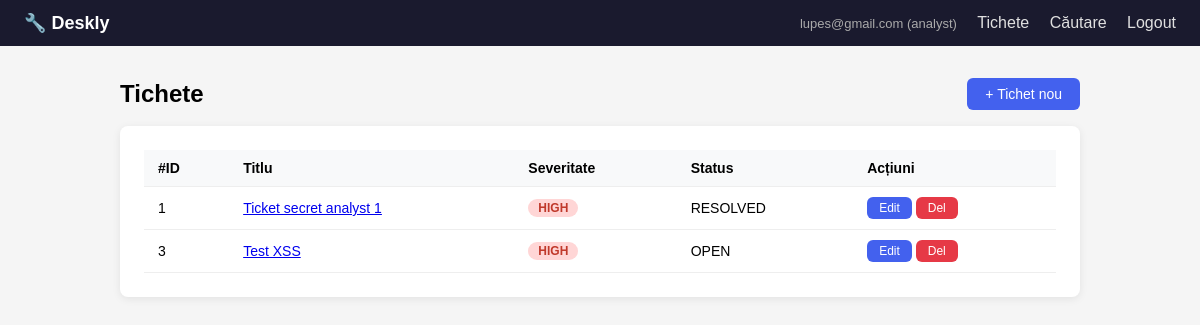
The app's page /tickets (signed in) with its own data.
### app/models.py (models this page shows)
class User(UserMixin, db.Model):
    __tablename__ = "users"
    id = db.Column(db.String(36), primary_key=True, default=gen_uuid)
    email = db.Column(db.String(254), unique=True, nullable=False)
    password = db.Column(db.Text, nullable=False)
    role = db.Column(db.String(20), nullable=False, default="analyst")
    created_at = db.Column(db.DateTime, default=datetime.utcnow)
    tickets = db.relationship("Ticket", backref="owner", lazy=True)

class Ticket(db.Model):
    __tablename__ = "tickets"
    id = db.Column(db.Integer, primary_key=True, autoincrement=True)  # INTEGER sequential - mai usor pentru IDOR
    title = db.Column(db.String(200), nullable=False)
    description = db.Column(db.Text, nullable=False)
    severity = db.Column(db.String(10), nullable=False, default="LOW")
    status = db.Column(db.String(20), nullable=False, default="OPEN")
    owner_id = db.Column(db.String(36), db.ForeignKey("users.id"), nullable=False)
    created_at = db.Column(db.DateTime, default=datetime.utcnow)
    updated_at = db.Column(db.DateTime, default=datetime.utcnow, onupdate=datetime.utcnow)

### app/tickets.py (the view)
@tickets_bp.route("/tickets")
@login_required
def list_tickets():
    if current_user.role == "manager":
        tickets = Ticket.query.all()
    else:
        tickets = Ticket.query.filter_by(owner_id=current_user.id).all()
    return render_template("tickets/list.html", tickets=tickets)

### app/__init__.py (called while the page is built)
@login_manager.user_loader
def load_user(user_id):
    return User.query.get(user_id)

### app/templates/tickets/list.html (shortened to what this page needs)
{% extends "base.html" %}
{% block content %}
<div style="display:flex; justify-content:space-between; align-items:center; margin-bottom:16px;">
    <h2 style="margin:0;">Tichete</h2>
    <a href="{{ url_for('tickets.create_ticket') }}" class="btn btn-primary">+ Tichet nou</a>
</div>
<div class="card">
    {% if tickets %}
    <table>
        <thead>
            <tr>
                <th>#ID</th>
                <th>Titlu</th>
                <th>Severitate</th>
                <th>Status</th>
                <th>Acțiuni</th>
            </tr>
        </thead>
        <tbody>
            {% for t in tickets %}
            <tr>
                <td>{{ t.id }}</td>
                <td><a href="{{ url_for('tickets.view_ticket', ticket_id=t.id) }}">{{ t.title }}</a></td>
                <td>
                    <span class="badge badge-{{ t.severity|lower }}">{{ t.severity }}</span>
                </td>
                <td>{{ t.status }}</td>
                <td>
                    <a href="{{ url_for('tickets.edit_ticket', ticket_id=t.id) }}" class="btn btn-sm btn-primary">Edit</a>
                    <form method="POST" action="{{ url_for('tickets.delete_ticket', ticket_id=t.id) }}" style="display:inline;">
                        <button type="submit" class="btn btn-sm btn-danger" onclick="return confirm('Stergi?')">Del</button>
                    </form>
                </td>
            </tr>
            {% endfor %}
        </tbody>
    </table>
    {% else %}
    <p style="color:#888;">Nu există tichete.</p>
    {% endif %}
</div>
{% endblock %}

### app/templates/base.html (shortened to what this page needs)
<!DOCTYPE html>
<html lang="ro">
<head>
</head>
<body>
<nav>
    <span style="font-weight:700; font-size:18px;">🔧 Deskly</span>
    <div>
        {% if current_user.is_authenticated %}
            <span style="font-size:13px; color:#aaa;">{{ current_user.email }} ({{ current_user.role }})</span>
            <a href="{{ url_for('tickets.list_tickets') }}">Tichete</a>
            <a href="{{ url_for('tickets.search_tickets') }}">Căutare</a>
            <a href="{{ url_for('auth.logout') }}">Logout</a>
        {% else %}
            <a href="{{ url_for('auth.login') }}">Login</a>
            <a href="{{ url_for('auth.register') }}">Register</a>
        {% endif %}
    </div>
</nav>
<div class="container">
    {% block content %}{% endblock %}
</div>
</body>
</html>

### app/templates/base.html (style rules this page uses)
body { font-family: sans-serif; margin: 0; background: #f5f5f5; }
nav { background: #1a1a2e; color: white; padding: 12px 24px; display: flex; justify-content: space-between; align-items: center; }
nav a { color: #e0e0e0; text-decoration: none; margin-left: 16px; }
.container { max-width: 960px; margin: 32px auto; padding: 0 16px; }
.card { background: white; border-radius: 8px; padding: 24px; box-shadow: 0 2px 8px rgba(0,0,0,0.08); margin-bottom: 16px; }
.btn { display: inline-block; padding: 8px 18px; border-radius: 6px; text-decoration: none; border: none; cursor: pointer; font-size: 14px; }
.btn-primary { background: #4361ee; color: white; }
.btn-danger { background: #e63946; color: white; }
.btn-sm { padding: 4px 12px; font-size: 12px; }
table { width: 100%; border-collapse: collapse; }
th, td { padding: 10px 14px; text-align: left; border-bottom: 1px solid #eee; font-size: 14px; }
th { background: #f8f9fa; font-weight: 600; }
.badge { display: inline-block; padding: 2px 10px; border-radius: 20px; font-size: 12px; font-weight: 600; }
.badge-high { background: #ffd6d6; color: #c0392b; }

### records on screen
User: email "lupes@gmail.com", role "analyst"
Ticket: id "1", title "Ticket secret analyst 1", severity "HIGH", status "RESOLVED"
Ticket: id "3", title "Test XSS", severity "HIGH", status "OPEN"
